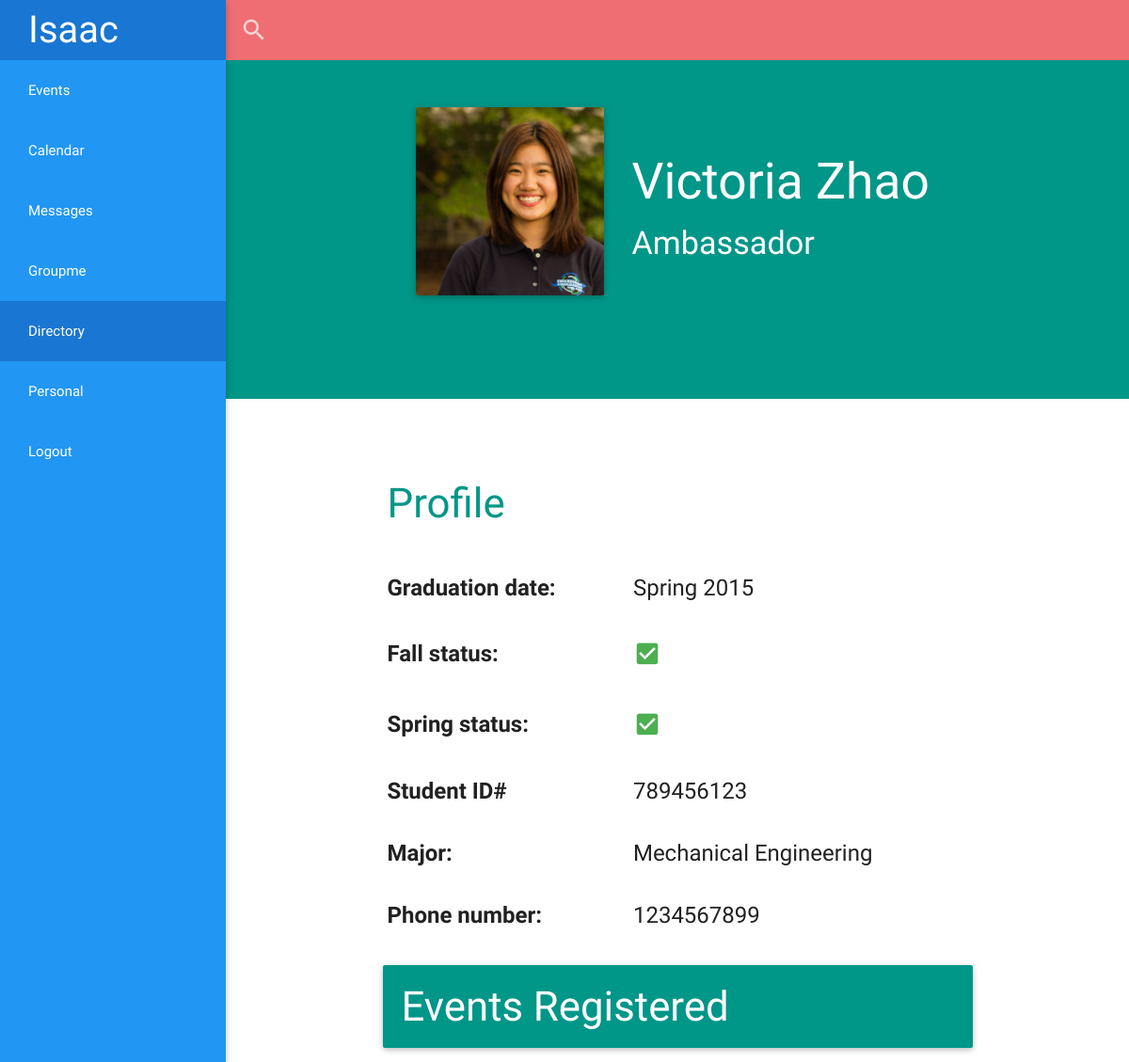
Page /directory/21 (signed in) on the earlier database version.
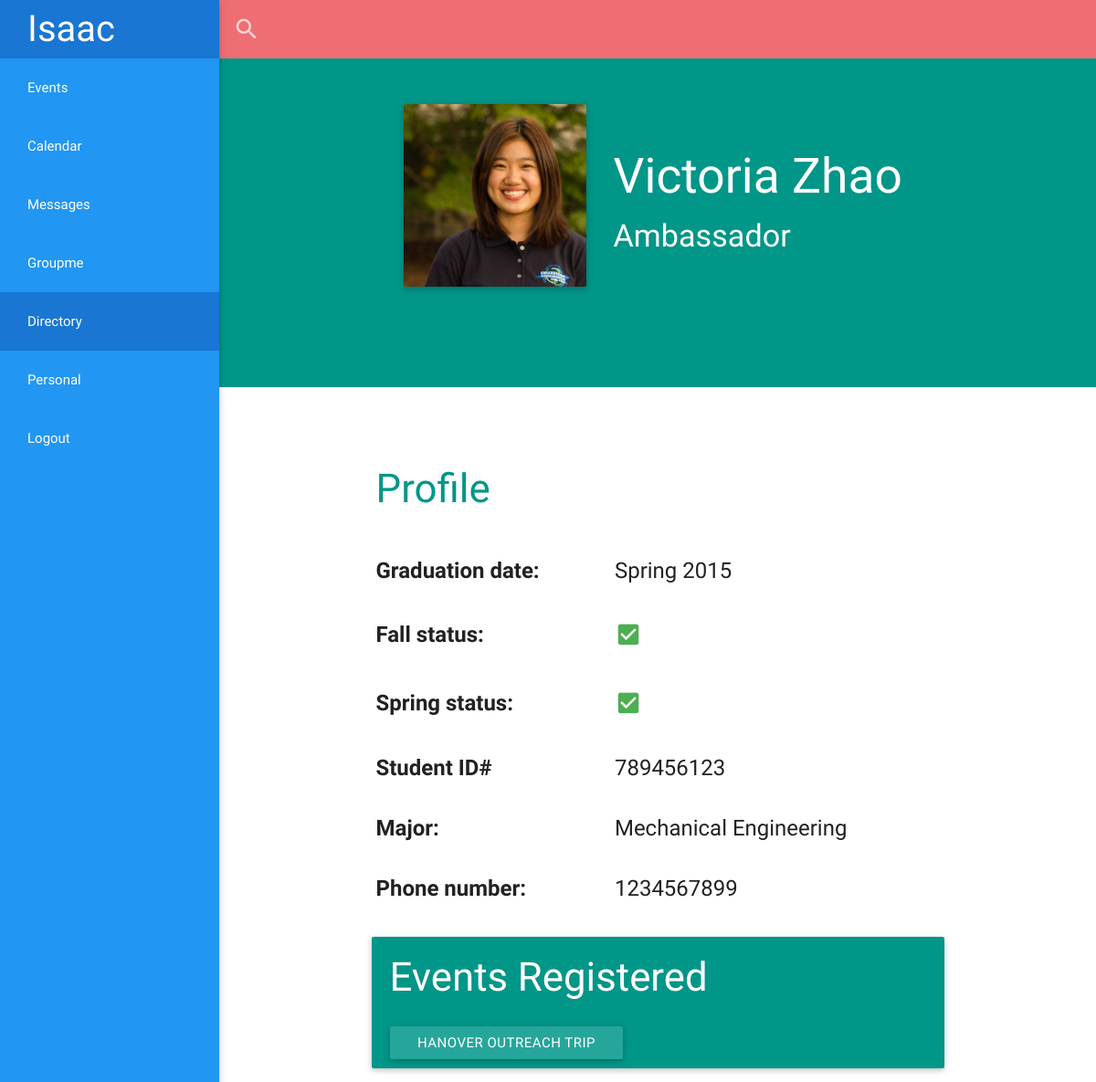
Same page on the later database version.
### events/models.py (models this page shows, shortened)
class Event(models.Model):
	time = models.TimeField()
	date = models.DateField()
	hours = models.DecimalField(max_digits=3,decimal_places=1, blank = True, null = True, default=0)
	location = models.CharField(max_length = 140, blank = True, null = True)
	total_EAs = models.PositiveSmallIntegerField(default = 0, blank = True, null = True)
	EAs_needed = models.PositiveSmallIntegerField(default = 0, blank = True, null = True, editable=False)
	note = models.CharField(max_length = 500, blank = True, null = True, default="No additional notes")
	EAs_registered = models.ManyToManyField(User, related_name= "event", blank = True)
	objects = InheritanceManager()
	def __unicode__(self):
		if hasattr(self, 'outreachtrip'):
			return self.outreachtrip.__unicode__()
		elif hasattr(self, 'tour'):
			return self.tour.__unicode__()
		elif hasattr(self, 'engrclass'):
			return self.engrclass.__unicode__()
		elif hasattr(self, 'mycoe'):
			return self.mycoe.__unicode__()
		elif hasattr(self, 'freshmanseminar'):
			return self.freshmanseminar.__unicode__()
		else:
			return 'Event'

class OutreachTrip(Event):
	school = models.CharField(max_length=30)
	def __unicode__(self):
		return self.school + " Outreach Trip"

### directory/views.py (the view, shortened to what this page needs)
# urls.py: url(r'^(?P<ambassador_id>\d+)', views.ambassador_profile, name = 'ambassador_profile'),
@login_required(login_url='/login/')
def ambassador_profile(request, ambassador_id = None):
    stylesheet = 'personal/profile.css'
    app = 'directory'
    user = get_object_or_404(User, id = ambassador_id)
    ambassador = get_object_or_404(EngineeringAmbassador, user = user)
    events_registered = user.event.all()
    return render(request, 'directory/ambassador_profile.html', {'stylesheet':stylesheet, 'app': app, 'ambassador':ambassador, 'events_registered':events_registered, })

### personal/models.py (called while the page is built)
     def __unicode__(self):
		return self.user.first_name + ' ' + self.user.last_name

### directory/templates/directory/ambassador_profile.html
{% include 'header.html' %}
{% include 'directory/directory_search.html' %}
{% include 'personal/profile_header.html' %}
{% include 'personal/profile_template.html' %}
{% include 'personal/profile_events.html' %}
{% include 'footer.html' %}

### personal/templates/personal/profile_events.html
<div class="container">
    <div id="events" class="card teal white-text">
        <h3 id="events_registered">Events Registered</h3>
        {% for event in events_registered %}
            <div><a href="/events/{{event.detail_url}}" class="waves-effect waves-light btn">{{event}}</a></div>
        {% endfor %}
    </div>
</div>

Differences in the rows shown:
now on this page (row edited): Event: id.school "HANOVER OUTREACH TRIP"
